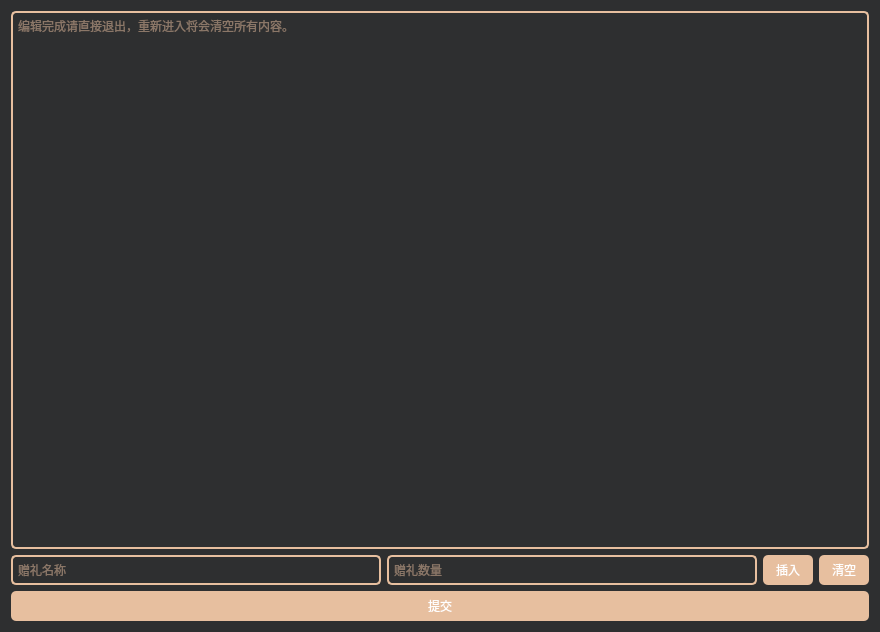
<?xml version="1.0" encoding="UTF-8"?>
<ui version="4.0">
 <class>npc_gift_option</class>
 <widget class="QDialog" name="npc_gift_option">
  <property name="geometry">
   <rect>
    <x>0</x>
    <y>0</y>
    <width>880</width>
    <height>632</height>
   </rect>
  </property>
  <property name="cursor">
   <cursorShape>CrossCursor</cursorShape>
  </property>
  <property name="windowTitle">
   <string>NPC赠礼</string>
  </property>
  <property name="styleSheet">
   <string notr="true">background-color: rgb(46,47,48);</string>
  </property>
  <layout class="QVBoxLayout" name="verticalLayout">
   <item>
    <widget class="QLineEdit" name="gift_code_output">
     <property name="sizePolicy">
      <sizepolicy hsizetype="Expanding" vsizetype="Expanding">
       <horstretch>0</horstretch>
       <verstretch>0</verstretch>
      </sizepolicy>
     </property>
     <property name="cursor">
      <cursorShape>CrossCursor</cursorShape>
     </property>
     <property name="statusTip">
      <string>输出的代码将会显示在这里</string>
     </property>
     <property name="whatsThis">
      <string>输出的代码将会显示在这里</string>
     </property>
     <property name="styleSheet">
      <string notr="true">padding: 3px; border: 2px solid #E7BF9F; border-radius: 5px; color: #E7BF9F;</string>
     </property>
     <property name="alignment">
      <set>Qt::AlignLeading|Qt::AlignLeft|Qt::AlignTop</set>
     </property>
     <property name="placeholderText">
      <string>编辑完成请直接退出，重新进入将会清空所有内容。</string>
     </property>
     <property name="clearButtonEnabled">
      <bool>false</bool>
     </property>
    </widget>
   </item>
   <item>
    <layout class="QHBoxLayout" name="horizontalLayout">
     <item>
      <widget class="QLineEdit" name="npc_multi_gift">
       <property name="minimumSize">
        <size>
         <width>0</width>
         <height>30</height>
        </size>
       </property>
       <property name="cursor">
        <cursorShape>CrossCursor</cursorShape>
       </property>
       <property name="statusTip">
        <string>在这里输入赠礼名称</string>
       </property>
       <property name="whatsThis">
        <string>在这里输入赠礼名称</string>
       </property>
       <property name="styleSheet">
        <string notr="true">padding: 3px; border: 2px solid #E7BF9F; border-radius: 5px; color: #E7BF9F;</string>
       </property>
       <property name="placeholderText">
        <string>赠礼名称</string>
       </property>
      </widget>
     </item>
     <item>
      <widget class="QLineEdit" name="npc_multi_amount">
       <property name="minimumSize">
        <size>
         <width>0</width>
         <height>30</height>
        </size>
       </property>
       <property name="cursor">
        <cursorShape>CrossCursor</cursorShape>
       </property>
       <property name="statusTip">
        <string>在这里输入赠礼数量</string>
       </property>
       <property name="whatsThis">
        <string>在这里输入赠礼数量</string>
       </property>
       <property name="accessibleName">
        <string/>
       </property>
       <property name="styleSheet">
        <string notr="true">padding: 3px; border: 2px solid #E7BF9F; border-radius: 5px; color: #E7BF9F;</string>
       </property>
       <property name="placeholderText">
        <string>赠礼数量</string>
       </property>
      </widget>
     </item>
     <item>
      <widget class="QPushButton" name="npc_multi_insert_gift">
       <property name="sizePolicy">
        <sizepolicy hsizetype="Fixed" vsizetype="Fixed">
         <horstretch>0</horstretch>
         <verstretch>0</verstretch>
        </sizepolicy>
       </property>
       <property name="minimumSize">
        <size>
         <width>50</width>
         <height>30</height>
        </size>
       </property>
       <property name="statusTip">
        <string>插入当前赠礼</string>
       </property>
       <property name="whatsThis">
        <string>插入当前赠礼</string>
       </property>
       <property name="styleSheet">
        <string notr="true">border-radius: 5px;
background-color: #E7BF9F;
color: rgb(255, 255, 255);
border: 6px;
padding: 5px;</string>
       </property>
       <property name="text">
        <string>插入</string>
       </property>
      </widget>
     </item>
     <item>
      <widget class="QPushButton" name="npc_multi_clear_gift">
       <property name="sizePolicy">
        <sizepolicy hsizetype="Fixed" vsizetype="Fixed">
         <horstretch>0</horstretch>
         <verstretch>0</verstretch>
        </sizepolicy>
       </property>
       <property name="minimumSize">
        <size>
         <width>50</width>
         <height>30</height>
        </size>
       </property>
       <property name="statusTip">
        <string>清空整个工作区域</string>
       </property>
       <property name="whatsThis">
        <string>清空整个工作区域</string>
       </property>
       <property name="styleSheet">
        <string notr="true">border-radius: 5px;
background-color: #E7BF9F;
color: rgb(255, 255, 255);
border: 6px;
padding: 5px;</string>
       </property>
       <property name="text">
        <string>清空</string>
       </property>
      </widget>
     </item>
    </layout>
   </item>
   <item>
    <widget class="QPushButton" name="npc_gift_mult_submit_final">
     <property name="minimumSize">
      <size>
       <width>0</width>
       <height>30</height>
      </size>
     </property>
     <property name="styleSheet">
      <string notr="true">border-radius: 5px;
background-color: #E7BF9F;
color: rgb(255, 255, 255);
border: 6px;
padding: 5px;</string>
     </property>
     <property name="text">
      <string>提交</string>
     </property>
    </widget>
   </item>
  </layout>
 </widget>
 <resources/>
 <connections/>
</ui>
